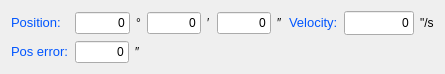
   <widget class="QWidget" name="layoutWidget">
    <property name="geometry">
     <rect>
      <x>0</x>
      <y>30</y>
      <width>445</width>
      <height>60</height>
     </rect>
    </property>
    <layout class="QGridLayout" name="gridLayout_3">
     <item row="0" column="0">
      <widget class="QLabel" name="label_22">
       <property name="text">
        <string>&lt;!DOCTYPE HTML PUBLIC &quot;-//W3C//DTD HTML 4.0//EN&quot; &quot;http://www.w3.org/TR/REC-html40/strict.dtd&quot;&gt;
&lt;html&gt;&lt;head&gt;&lt;meta name=&quot;qrichtext&quot; content=&quot;1&quot; /&gt;&lt;style type=&quot;text/css&quot;&gt;
p, li { white-space: pre-wrap; }
&lt;/style&gt;&lt;/head&gt;&lt;body style=&quot; font-family:'Sans Serif'; font-size:10pt; font-weight:400; font-style:normal;&quot;&gt;
&lt;p style=&quot; margin-top:0px; margin-bottom:0px; margin-left:0px; margin-right:0px; -qt-block-indent:0; text-indent:0px;&quot;&gt;&lt;span style=&quot; color:#0055ff;&quot;&gt;Position:&lt;/span&gt;&lt;/p&gt;&lt;/body&gt;&lt;/html&gt;</string>
       </property>
      </widget>
     </item>
     <item row="0" column="1">
      <layout class="QHBoxLayout" name="horizontalLayout_16">
       <item>
        <widget class="QLineEdit" name="lineEdit_c1_posD">
         <property name="cursor">
          <cursorShape>ArrowCursor</cursorShape>
         </property>
         <property name="text">
          <string>0</string>
         </property>
         <property name="alignment">
          <set>Qt::AlignRight|Qt::AlignTrailing|Qt::AlignVCenter</set>
         </property>
         <property name="readOnly">
          <bool>true</bool>
         </property>
        </widget>
       </item>
       <item>
        <widget class="QLabel" name="label_38">
         <property name="text">
          <string>°</string>
         </property>
        </widget>
       </item>
      </layout>
     </item>
     <item row="0" column="2">
      <layout class="QHBoxLayout" name="horizontalLayout_14">
       <item>
        <widget class="QLineEdit" name="lineEdit_c1_posM">
         <property name="cursor">
          <cursorShape>ArrowCursor</cursorShape>
         </property>
         <property name="text">
          <string>0</string>
         </property>
         <property name="alignment">
          <set>Qt::AlignRight|Qt::AlignTrailing|Qt::AlignVCenter</set>
         </property>
         <property name="readOnly">
          <bool>true</bool>
         </property>
        </widget>
       </item>
       <item>
        <widget class="QLabel" name="label_33">
         <property name="text">
          <string>′</string>
         </property>
        </widget>
       </item>
      </layout>
     </item>
     <item row="0" column="3">
      <layout class="QHBoxLayout" name="horizontalLayout_15">
       <item>
        <widget class="QLineEdit" name="lineEdit_c1_posS">
         <property name="cursor">
          <cursorShape>ArrowCursor</cursorShape>
         </property>
         <property name="text">
          <string>0</string>
         </property>
         <property name="alignment">
          <set>Qt::AlignRight|Qt::AlignTrailing|Qt::AlignVCenter</set>
         </property>
         <property name="readOnly">
          <bool>true</bool>
         </property>
        </widget>
       </item>
       <item>
        <widget class="QLabel" name="label_32">
         <property name="text">
          <string>″</string>
         </property>
        </widget>
       </item>
      </layout>
     </item>
     <item row="0" column="4">
      <widget class="QLabel" name="label_23">
       <property name="text">
        <string>&lt;!DOCTYPE HTML PUBLIC &quot;-//W3C//DTD HTML 4.0//EN&quot; &quot;http://www.w3.org/TR/REC-html40/strict.dtd&quot;&gt;
&lt;html&gt;&lt;head&gt;&lt;meta name=&quot;qrichtext&quot; content=&quot;1&quot; /&gt;&lt;style type=&quot;text/css&quot;&gt;
p, li { white-space: pre-wrap; }
&lt;/style&gt;&lt;/head&gt;&lt;body style=&quot; font-family:'Sans Serif'; font-size:10pt; font-weight:400; font-style:normal;&quot;&gt;
&lt;p style=&quot; margin-top:0px; margin-bottom:0px; margin-left:0px; margin-right:0px; -qt-block-indent:0; text-indent:0px;&quot;&gt;&lt;span style=&quot; color:#0055ff;&quot;&gt;Velocity:&lt;/span&gt;&lt;/p&gt;&lt;/body&gt;&lt;/html&gt;</string>
       </property>
      </widget>
     </item>
     <item row="0" column="5">
      <layout class="QHBoxLayout" name="horizontalLayout_13">
       <item>
        <widget class="QLineEdit" name="lineEdit_c1_vel">
         <property name="minimumSize">
          <size>
           <width>70</width>
           <height>24</height>
          </size>
         </property>
         <property name="cursor">
          <cursorShape>ArrowCursor</cursorShape>
         </property>
         <property name="text">
          <string>0</string>
         </property>
         <property name="alignment">
          <set>Qt::AlignRight|Qt::AlignTrailing|Qt::AlignVCenter</set>
         </property>
         <property name="readOnly">
          <bool>false</bool>
         </property>
        </widget>
       </item>
       <item>
        <widget class="QLabel" name="label_37">
         <property name="text">
          <string>&quot;/s</string>
         </property>
        </widget>
       </item>
      </layout>
     </item>
     <item row="1" column="0">
      <widget class="QLabel" name="label_24">
       <property name="text">
        <string>&lt;!DOCTYPE HTML PUBLIC &quot;-//W3C//DTD HTML 4.0//EN&quot; &quot;http://www.w3.org/TR/REC-html40/strict.dtd&quot;&gt;
&lt;html&gt;&lt;head&gt;&lt;meta name=&quot;qrichtext&quot; content=&quot;1&quot; /&gt;&lt;style type=&quot;text/css&quot;&gt;
p, li { white-space: pre-wrap; }
&lt;/style&gt;&lt;/head&gt;&lt;body style=&quot; font-family:'Sans Serif'; font-size:10pt; font-weight:400; font-style:normal;&quot;&gt;
&lt;p style=&quot; margin-top:0px; margin-bottom:0px; margin-left:0px; margin-right:0px; -qt-block-indent:0; text-indent:0px;&quot;&gt;&lt;span style=&quot; color:#0055ff;&quot;&gt;Pos error:&lt;/span&gt;&lt;/p&gt;&lt;/body&gt;&lt;/html&gt;</string>
       </property>
      </widget>
     </item>
     <item row="1" column="1">
      <layout class="QHBoxLayout" name="horizontalLayout_12">
       <item>
        <widget class="QLineEdit" name="lineEdit_c1_poserr">
         <property name="cursor">
          <cursorShape>ArrowCursor</cursorShape>
         </property>
         <property name="text">
          <string>0</string>
         </property>
         <property name="alignment">
          <set>Qt::AlignRight|Qt::AlignTrailing|Qt::AlignVCenter</set>
         </property>
         <property name="readOnly">
          <bool>true</bool>
         </property>
        </widget>
       </item>
       <item>
        <widget class="QLabel" name="label_36">
         <property name="text">
          <string>″</string>
         </property>
        </widget>
       </item>
      </layout>
     </item>
     <item row="1" column="4" colspan="2">
      <spacer name="horizontalSpacer_4">
       <property name="orientation">
        <enum>Qt::Horizontal</enum>
       </property>
       <property name="sizeHint" stdset="0">
        <size>
         <width>128</width>
         <height>20</height>
        </size>
       </property>
      </spacer>
     </item>
    </layout>
   </widget>
